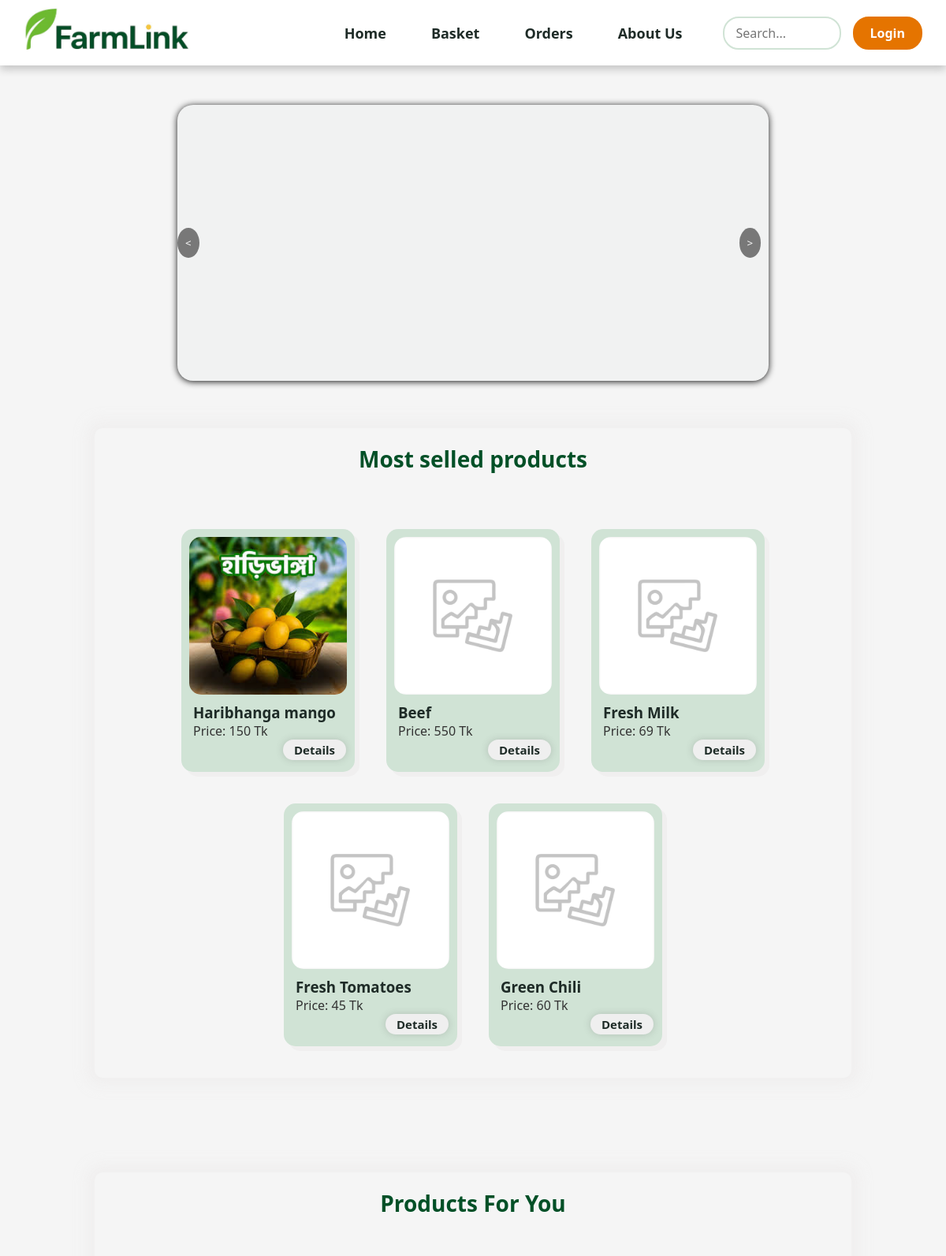
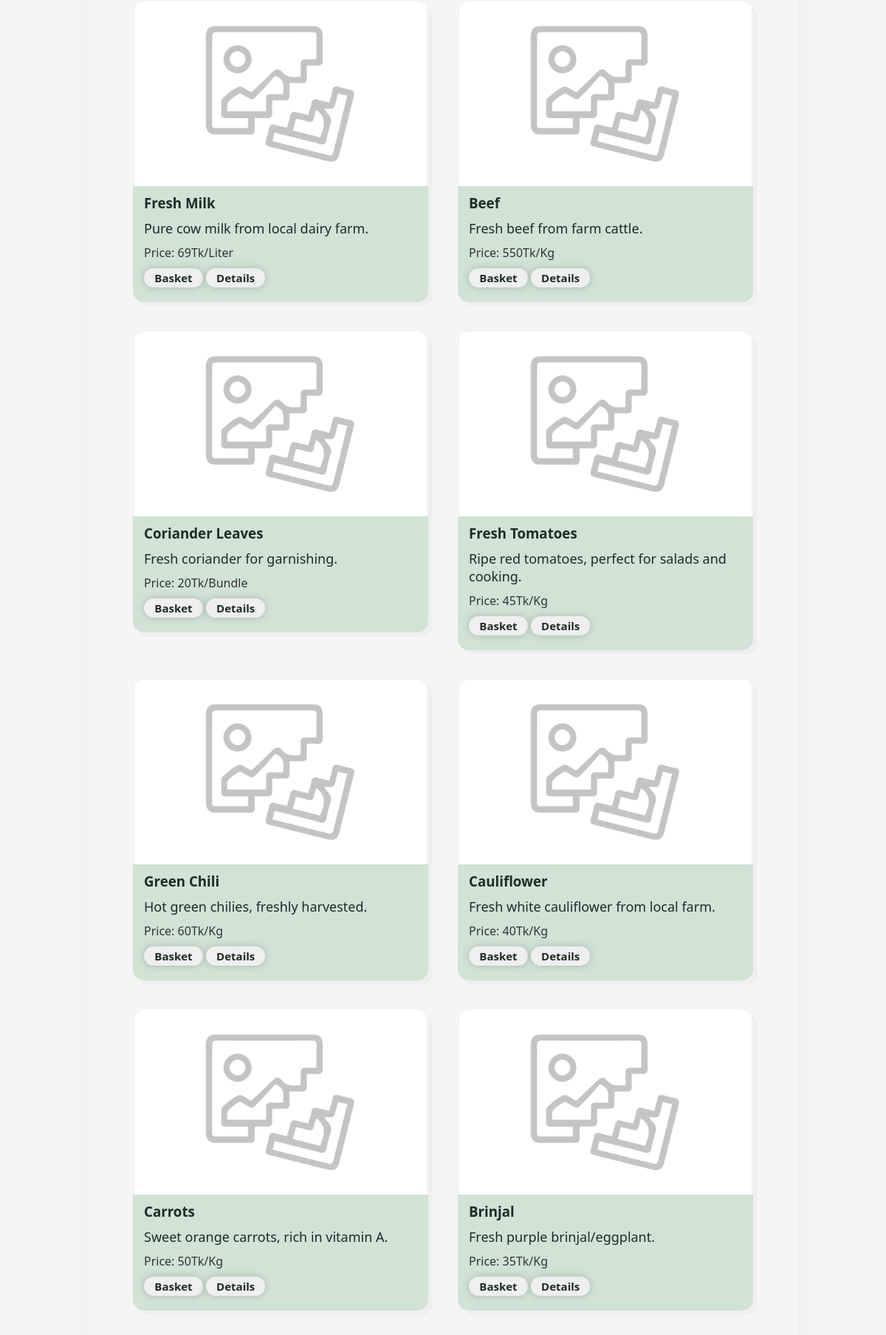
The app's page /views/buyers/home.php (upper part) with its own data (2 pictures, top to bottom).
### tables this page shows
CREATE TABLE `orders` (
  `odr_id` varchar(50) NOT NULL,
  `user_id` varchar(50) NOT NULL,
  `product_id` varchar(50) NOT NULL,
  `quantity` int(11) NOT NULL,
  `total_price` decimal(10,2) NOT NULL,
  `name` varchar(100) NOT NULL,
  `phone` varchar(20) NOT NULL,
  `address` varchar(255) NOT NULL,
  `payment_method` varchar(50) NOT NULL,
  `status` varchar(50) NOT NULL,
  `date` datetime NOT NULL DEFAULT current_timestamp(),
  `del_charge` int(11) DEFAULT NULL,
  `city` varchar(50) NOT NULL
);

CREATE TABLE `product` (
  `product_id` int(50) NOT NULL,
  `name` varchar(50) NOT NULL,
  `description` varchar(500) NOT NULL,
  `unit_price` decimal(10,0) NOT NULL,
  `available_unit` decimal(10,0) NOT NULL,
  `image` varchar(150) NOT NULL,
  `seller_id` varchar(50) NOT NULL,
  `agent_id` varchar(50) DEFAULT NULL,
  `unit` varchar(50) NOT NULL,
  `category` varchar(50) NOT NULL,
  `date` datetime NOT NULL DEFAULT current_timestamp()
);

### models/db.php (called while the page is built, shortened)
<?php
 $server = "localhost";
 $username = "root";
 $password ="";
 $db ="farmlink";
$con = mysqli_connect($server , $username , $password,$db);
function read($c){
   global $con;
   $result=mysqli_query($con,$c);
   $data=[];
   while($row = mysqli_fetch_assoc($result)){
    array_push($data,$row);
   }
   return $data;
}
?>

### views/buyers/home.php (the view, shortened to what this page needs)
<?php
require('../../models/db.php');
?>
<!DOCTYPE html>
<html>
<head>
    <link rel="stylesheet" href="../../assets/css/comon.css">
    <link rel="stylesheet" href="../../assets/css/buyer/home.css">
</head>
<body>
<nav >
    <a href="home.php"><img class="logo" src="../../assets/img/farmlink_logo.jpg" ></a>
    <div id="navbtn">
    <ul>
        <li><a class="nav-link" href="#Home">Home</a></li>
        <li><a auth="" class="nav-link" href="basket.php">Basket</a></li>
        <li><a auth="" class="nav-link" href="order.php">Orders</a></li>
        <li><a  class="nav-link" href="../about.php">About Us</a></li>
    </ul>
    <input type="text" placeholder="Search..." id="searchbar" >
    <?php if(isset($_SESSION['user_data']) && $_SESSION['user_data']['role'] == 'Buyer'){ ?>
    <a class="orange_color" href="../../controllers/logout.php">Logout</a>
    <?php } else {  ?>
    <a class="orange_color" href="../Login.php">Login</a>
    <?php } ?>
    </div>
</nav>
<div  id="ad">
    <div id="ad_banner"> </div>
    <button type="button" id="left_btn"><</button>
    <button type="button" id="right_btn">></button>
</div>
<div class="sections">
    <h2 class="sec_title">Most selled products</h2>
    <div id="products_container">
    <?php
       $products=read('select * , SUM(o.quantity) AS quantity FROM orders o JOIN product p ON o.product_id = p.product_id GROUP BY o.product_id ORDER BY o.quantity DESC LIMIT 5;');
       foreach($products as $a){
        ?>
       <div id="products" class ="products">
        <div class="p_details">
        <img src="<?= $a['image'] ?>?>" onerror="this.src='../../assets/img/default.png' " alt="Product img">
        <h3><?= $a['name'] ?></h3>
        <p> Price: <?= $a['unit_price'] ?> Tk</p>
        <a href="product_details.php?id=<?= $a['product_id']?>"><button class="card_btn" >Details </button></a>
        </div>
        </div>
    <?php } ?>
       </div>
    </div>
    <div class="sections">
    <h2 class="sec_title">Products For You</h2>
    <div id="products_container2">
   <?php  $products=[];
       $products=read('select * from product where available_unit > 0 Limit 21;');
        foreach($products as $a){?>
        <div id="" class ="products">
        <div class="p_details2">
        <img class="image" src="<?= $a['image']?>" alt="Product image" onerror="this.src='../../assets/img/default.png'">
        <h3><?=   $a['name']?></h3>
        <div class="product_details"><?=$a['description']?></div>
        <p>Price: <?= $a['unit_price']?>Tk/<?= $a['unit']?></p>
        <div>
        <a pid="<?= $a['product_id']?> " class="basket"><button class="card_btn" >Basket </button></a>
        <a href="product_details.php?id=<?= $a['product_id']?>"><button class="card_btn" >Details </button></a>
         </div>
        </div>
        </div>
   <?php }?>
       </div>
    </div>
</body>
</html>

### assets/css/comon.css (style rules this page uses)
* { font-family: 'Segoe UI', Tahoma, Geneva, Verdana, sans-serif; }
:root { --darkgreen: #1E2B27; --orange: #E57400; --purple:#6952A2; --lightgreen:#D0E3D5; }
body { margin: 0; padding: 0; display:flex; flex-direction: column; min-height:100vh; }
h2, h3, h4, h5, h6 { margin: 0; padding: 0; color: var(--darkgreen); }
#searchbar { position: relative; left: 10px; border-radius: 20px; border: 2px solid var(--lightgreen); outline: none; font-size: 16px; padding: 8px 15px; width: 150px; transition: all 0.3s ease; }
nav { background-color: #ffffff; position: sticky; top: 0; box-shadow: 0 5px 10px rgba(0,0,0,0.2); display: flex; align-items: center; padding: 10px 30px; z-index: 11; }
.sec_title { font-size: 28px; color: #025027; text-align: center; margin-bottom: 50px; }
.product_details { font-size: 18px; color: var(--darkgreen); max-height:58px; max-width: 100%; min-height: 10px; overflow: hidden; word-break: break-word; text-overflow: ellipsis; }
#navbtn { display: flex; flex-wrap: nowrap; align-items: center; gap: 25px; margin-left: auto; }
.logo { width: 210px; height: auto; }
nav img { margin-bottom: 5px; }
nav ul { display: flex; list-style: none; margin: 0; padding: 0; gap: 5px; }
nav ul li { display: inline; }
nav ul li a { text-decoration: none; margin-left: 20px; color: var(--darkgreen); font-weight: bold; font-size: 18px; padding: 8px 16px; border-radius: 8px; transition: all 0.3s ease; position: relative; }
nav ul li a::after { content: ''; position: absolute; bottom: 5px; left: 50%; width: 0; height: 2px; background-color: var(--orange); transform: translateX(-50%); transition: width 0.3s ease; }
.orange_color { color: white; font-size: 16px; font-weight: bold; text-decoration: none; padding: 8px 20px; border-radius: 20px; background-color: var(--orange); border: 2px solid var(--orange); transition: all 0.3s ease; }

### assets/css/buyer/home.css (style rules this page uses)
* { margin: 0; padding: 0; box-sizing: border-box; }
:root { --darkgreen: #1E2B27; }
body { font-family: Arial, sans-serif; background-color: #f5f5f5; color: #333; margin: 1; padding: 0; }
#ad { display: flex; background-color: rgba(203, 209, 207, 0.096); box-shadow: 0 1px 8px rgba(0, 0, 0, 0.925); width: 750px; height: 350px; margin-left: 50%; border-radius: 20px 20px; transform: translateX(-50%); margin-top: 50px; overflow: hidden; perspective: 1000px; }
#ad_banner { position: relative; display: flex; width: 750px; height: 350px; background-size: contain; background-position: center; border-radius: 10px; transition: all 1.5s ease; }
#left_btn { position: absolute; top: 50%; transform: translateY(-50%); background-color: rgba(0, 0, 0, 0.5); color: white; border: none; padding: 10px; cursor: pointer; border-radius: 50%; z-index: 11; }
#right_btn { position: absolute; top: 50%; transform: translateY(-50%); background-color: rgba(0, 0, 0, 0.5); color: white; border: none; padding: 10px; cursor: pointer; border-radius: 50%; left: 95%; z-index: 11; }

### records on screen
orders: product.image (picture), product.name "Haribhanga mango", product.unit_price "150"
orders: product.name "Beef", product.unit_price "550"
orders: product.name "Fresh Milk", product.unit_price "69"
orders: product.name "Fresh Tomatoes", product.unit_price "45"
orders: product.name "Green Chili", product.unit_price "60"
product: name "Fresh Milk", description "Pure cow milk from local dairy farm.", unit_price "69", unit "Liter"
product: name "Beef", description "Fresh beef from farm cattle.", unit_price "550", unit "Kg"
product: name "Coriander Leaves", description "Fresh coriander for garnishing.", unit_price "20", unit "Bundle"
product: name "Fresh Tomatoes", description "Ripe red tomatoes, perfect for salads and cooking.", unit_price "45", unit "Kg"
product: name "Green Chili", description "Hot green chilies, freshly harvested.", unit_price "60", unit "Kg"
product: name "Cauliflower", description "Fresh white cauliflower from local farm.", unit_price "40", unit "Kg"
product: name "Carrots", description "Sweet orange carrots, rich in vitamin A.", unit_price "50", unit "Kg"
product: name "Brinjal", description "Fresh purple brinjal/eggplant.", unit_price "35", unit "Kg"
